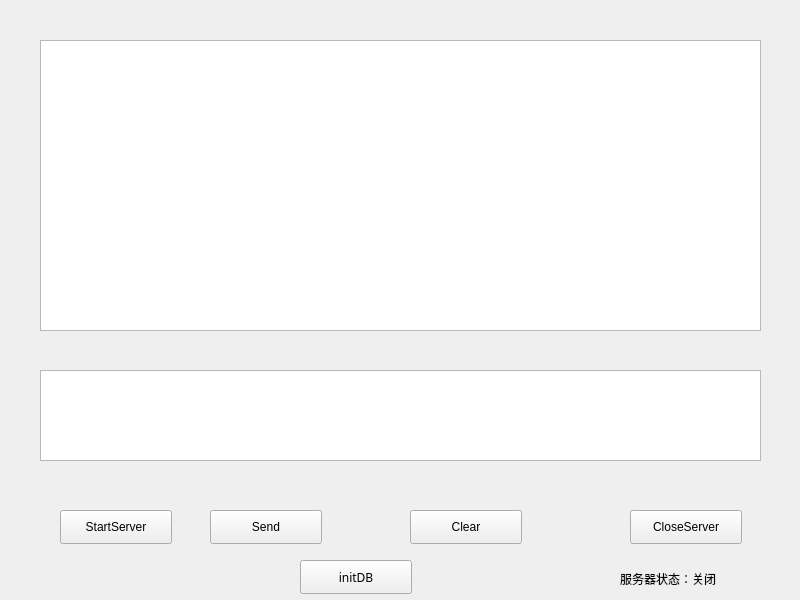
<?xml version="1.0" encoding="UTF-8"?>
<ui version="4.0">
 <class>Server</class>
 <widget class="QWidget" name="Server">
  <property name="geometry">
   <rect>
    <x>0</x>
    <y>0</y>
    <width>800</width>
    <height>600</height>
   </rect>
  </property>
  <property name="windowTitle">
   <string>Server</string>
  </property>
  <widget class="QTextEdit" name="display_screen">
   <property name="geometry">
    <rect>
     <x>40</x>
     <y>40</y>
     <width>721</width>
     <height>291</height>
    </rect>
   </property>
   <property name="readOnly">
    <bool>true</bool>
   </property>
  </widget>
  <widget class="QTextEdit" name="message_textEdit">
   <property name="geometry">
    <rect>
     <x>40</x>
     <y>370</y>
     <width>721</width>
     <height>91</height>
    </rect>
   </property>
  </widget>
  <widget class="QPushButton" name="startButton">
   <property name="geometry">
    <rect>
     <x>60</x>
     <y>510</y>
     <width>112</width>
     <height>34</height>
    </rect>
   </property>
   <property name="text">
    <string>StartServer</string>
   </property>
  </widget>
  <widget class="QPushButton" name="close_button">
   <property name="geometry">
    <rect>
     <x>630</x>
     <y>510</y>
     <width>112</width>
     <height>34</height>
    </rect>
   </property>
   <property name="text">
    <string>CloseServer</string>
   </property>
  </widget>
  <widget class="QPushButton" name="send_button">
   <property name="geometry">
    <rect>
     <x>210</x>
     <y>510</y>
     <width>112</width>
     <height>34</height>
    </rect>
   </property>
   <property name="text">
    <string>Send</string>
   </property>
  </widget>
  <widget class="QPushButton" name="clear_button">
   <property name="geometry">
    <rect>
     <x>410</x>
     <y>510</y>
     <width>112</width>
     <height>34</height>
    </rect>
   </property>
   <property name="text">
    <string>Clear</string>
   </property>
  </widget>
  <widget class="QLabel" name="tip_Label">
   <property name="geometry">
    <rect>
     <x>620</x>
     <y>570</y>
     <width>144</width>
     <height>18</height>
    </rect>
   </property>
   <property name="text">
    <string>服务器状态：关闭</string>
   </property>
  </widget>
  <widget class="QPushButton" name="pushButton">
   <property name="geometry">
    <rect>
     <x>300</x>
     <y>560</y>
     <width>112</width>
     <height>34</height>
    </rect>
   </property>
   <property name="font">
    <font>
     <family>Agency FB</family>
    </font>
   </property>
   <property name="text">
    <string>initDB</string>
   </property>
  </widget>
 </widget>
 <resources/>
 <connections/>
</ui>
